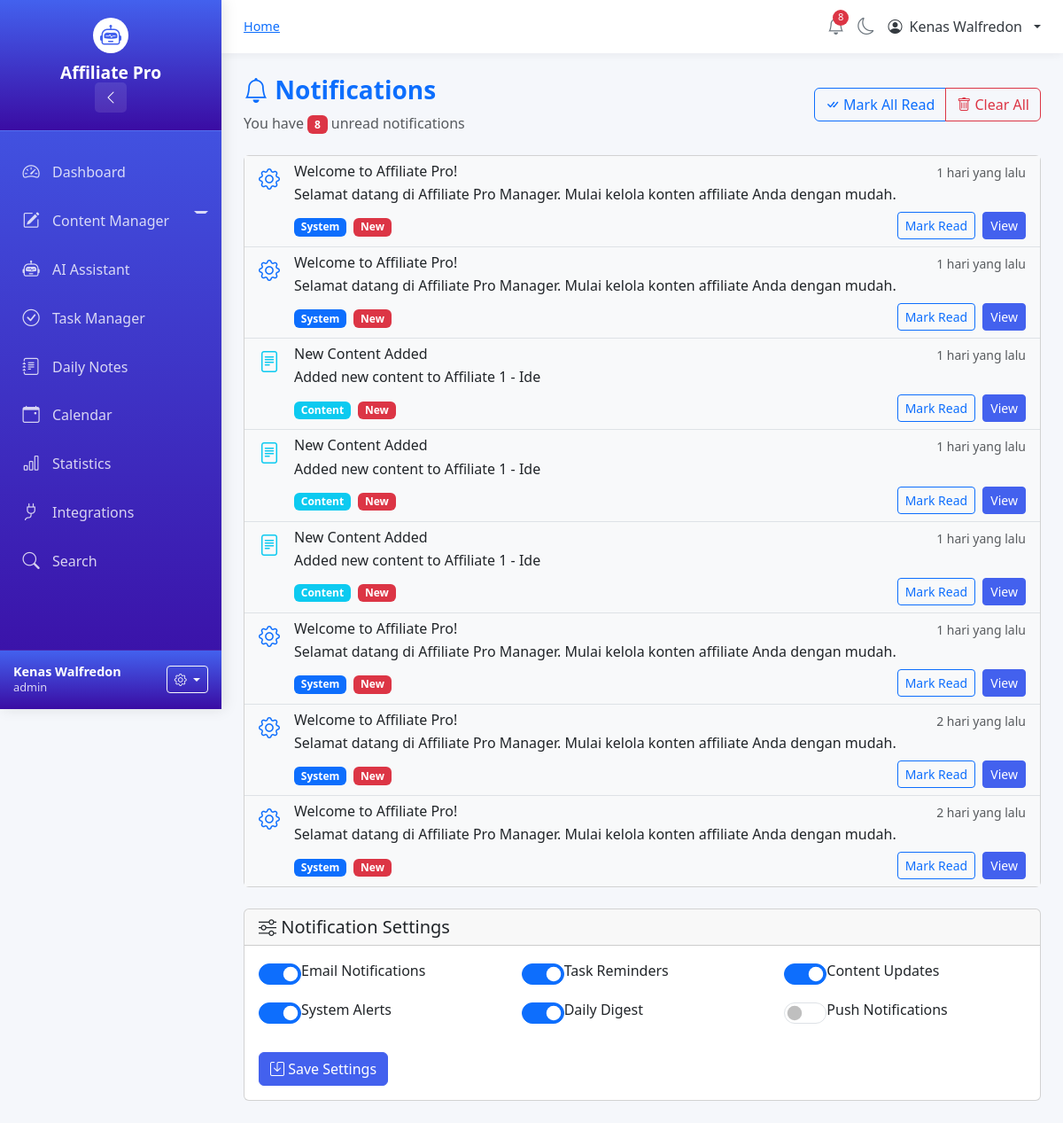
The app's page /notifications (signed in), older data.
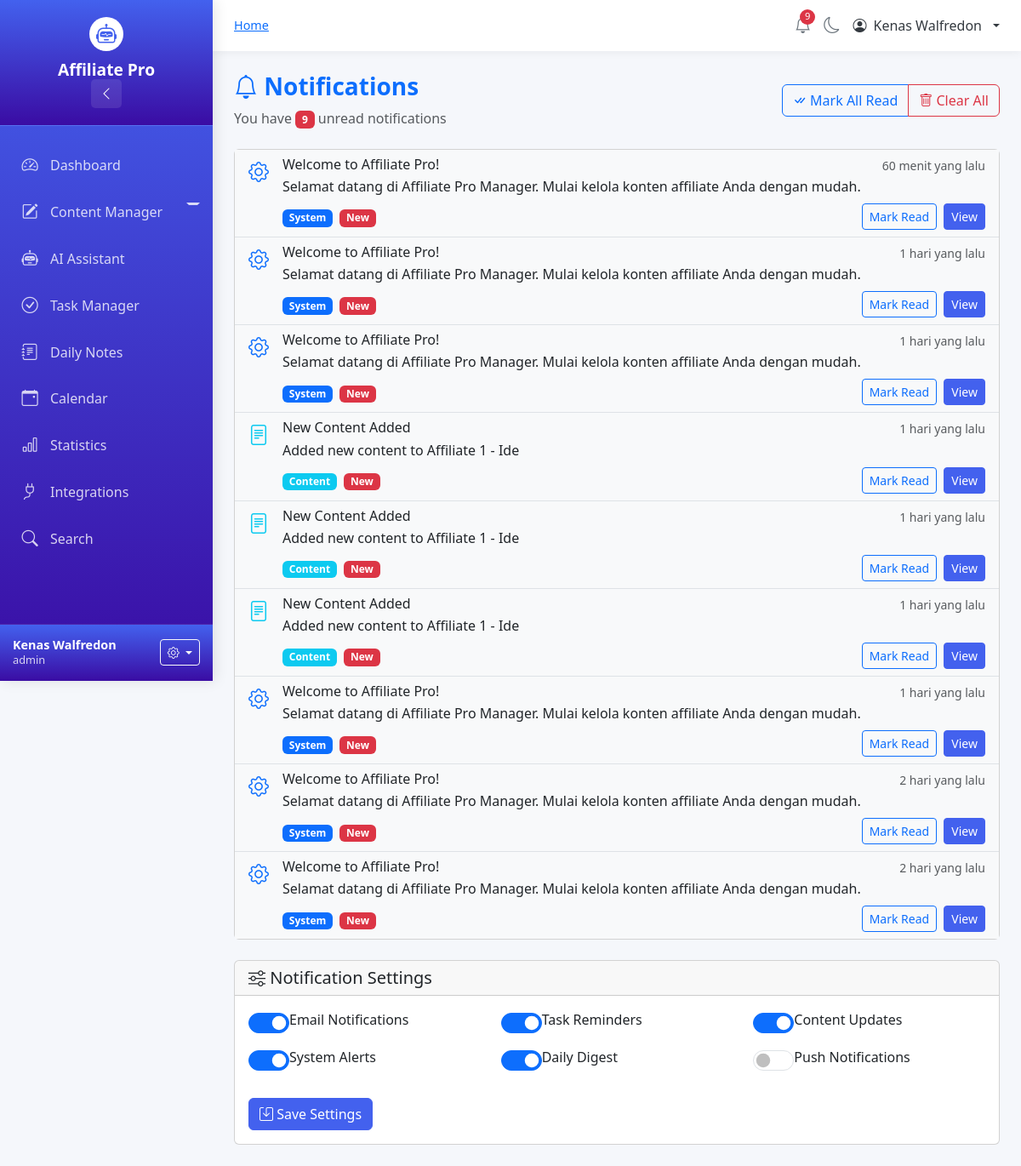
The same page, newer data.
### tables this page shows
CREATE TABLE notifications (
            id INTEGER PRIMARY KEY AUTOINCREMENT,
            username TEXT NOT NULL,
            type TEXT NOT NULL,
            title TEXT NOT NULL,
            message TEXT NOT NULL,
            is_read BOOLEAN DEFAULT 0,
            action_url TEXT,
            created_at TIMESTAMP DEFAULT CURRENT_TIMESTAMP,
            FOREIGN KEY (username) REFERENCES users(username) ON DELETE CASCADE
        );

### app.py (the view, shortened to what this page needs)
@app.route("/notifications")
@login_required
def notifications():
    conn = get_db()
    c = conn.cursor()
    try:
        c.execute("""
            SELECT
                id,
                type,
                title,
                message,
                is_read,
                created_at,
                action_url
            FROM notifications
            WHERE username=?
            ORDER BY created_at DESC
            LIMIT 50
        """, (session['username'],))
        notifications_list = c.fetchall()
    except:
        notifications_list = []
    mark_read = request.args.get('mark_read')
    try:
        c.execute("""
            SELECT COUNT(*) FROM notifications
            WHERE username=? AND is_read=0
        """, (session['username'],))
        result = c.fetchone()
        unread_count = result[0] if result else 0
    except:
        unread_count = 0
    conn.close()
    return render_template("notifications.html",
                         notifications=notifications_list,
                         unread_count=unread_count)

### app.py (called while the page is built)
def get_db():
    conn = sqlite3.connect("database.db")
    conn.row_factory = sqlite3.Row
    return conn

def login_required(f):
    @wraps(f)
    def decorated_function(*args, **kwargs):
        if not session.get("login"):
            flash("Silakan login terlebih dahulu", "warning")
            return redirect("/")
        return f(*args, **kwargs)
    return decorated_function

### templates/notifications.html (shortened to what the changed rows need)
{% extends "base.html" %}
{% block content %}
<div class="notifications-page">
    <div class="row mb-4">
        <div class="col">
            <div class="d-flex justify-content-between align-items-center">
                <div>
                    <h1 class="h3 fw-bold text-primary">
                        <i class="bi bi-bell"></i> Notifications
                    </h1>
                    <p class="text-muted mb-0">
                        {% if unread_count > 0 %}
                        You have <span class="badge bg-danger">{{ unread_count }}</span> unread notifications
                        {% else %}
                        All caught up!
                        {% endif %}
                    </p>
                </div>
            </div>
        </div>
    </div>
    <div class="row">
        <div class="col">
            <div class="card">
                <div class="card-body p-0">
                    {% if notifications %}
                    <div class="list-group list-group-flush">
                        {% for notification in notifications %}
                        <div class="list-group-item {% if not notification.is_read %}bg-light{% endif %}">
                            <div class="d-flex">
                                <div class="flex-shrink-0">
                                    <i class="bi bi-{% if notification.type == 'task' %}check-circle{% elif notification.type == 'content' %}file-text{% elif notification.type == 'system' %}gear{% else %}info-circle{% endif %}
                                        text-{% if notification.type == 'task' %}warning{% elif notification.type == 'content' %}info{% elif notification.type == 'system' %}primary{% else %}success{% endif %}
                                        fs-4 mt-1"></i>
                                </div>
                                <div class="flex-grow-1 ms-3">
                                    <div class="d-flex justify-content-between align-items-start">
                                        <h6 class="mb-1">{{ notification.title }}</h6>
                                        <small class="text-muted">
                                            {{ notification.created_at|calculate_time_ago }}
                                        </small>
                                    </div>
                                    <p class="mb-1">{{ notification.message }}</p>
                                    <div class="d-flex justify-content-between align-items-center mt-2">
                                        <div>
                                            <span class="badge bg-{% if notification.type == 'task' %}warning{% elif notification.type == 'content' %}info{% elif notification.type == 'system' %}primary{% else %}success{% endif %}">
                                                {{ notification.type|title }}
                                            </span>
                                            {% if not notification.is_read %}
                                            <span class="badge bg-danger ms-1">New</span>
                                            {% endif %}
                                        </div>
                                        <div>
                                            {% if not notification.is_read %}
                                            <a href="/notification/{{ notification.id }}/read"
                                               class="btn btn-sm btn-outline-primary">
                                                Mark Read
                                            </a>
                                            {% endif %}
                                            {% if notification.action_url %}
                                            <a href="{{ notification.action_url }}"
                                               class="btn btn-sm btn-primary ms-1">
                                                View
                                            </a>
                                            {% endif %}
                                        </div>
                                    </div>
                                </div>
                            </div>
                        </div>
                        {% endfor %}
                    </div>
                    {% else %}
                    <div class="text-center py-5">
                        <i class="bi bi-bell-slash text-muted fs-1"></i>
                        <p class="mt-3">No notifications yet</p>
                        <p class="text-muted small">You'll see notifications here for tasks, content updates, and system alerts.</p>
                    </div>
                    {% endif %}
                </div>
            </div>
        </div>
    </div>
</div>
{% endblock %}

Row changes from the older to the newer data that the page shows:
added notifications: title "Welcome to Affiliate Pro!", created_at|calculate_time_ago "60 menit yang lalu", message "Selamat datang di Affiliate Pro Manager. Mulai kelola konten affiliate Anda dengan mudah.", type "System", is_read "New"
Text that changed along with them:
{{ unread_notifications }}: "8" → "9"
{{ unread_count }}: "8" → "9"
